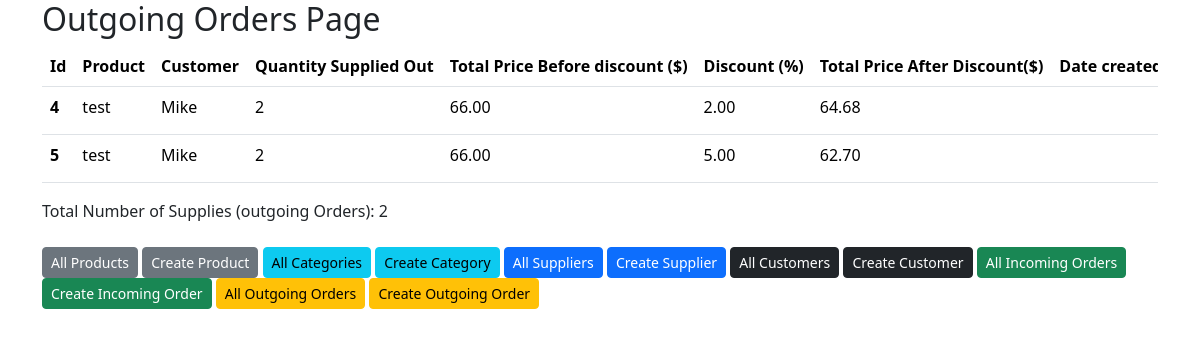
/orders/outgoing/, run on the app's committed database.
### orders/models.py (models this page shows, shortened)
class OutgoingOrder(models.Model):
    product = models.ForeignKey(Product, on_delete=models.CASCADE)
    customer = models.ForeignKey(Customer, on_delete=models.CASCADE)
    quantity_order = models.PositiveIntegerField(default=1)
    total_price_before_discount = models.DecimalField(
        max_digits=20, decimal_places=2, editable=False
    )
    discount = models.DecimalField(
        validators=[MinValueValidator(0), MaxValueValidator(100)],
        max_digits=5,
        decimal_places=2,
        default=0,
    )
    total_price_after_discount = models.DecimalField(
        max_digits=20, decimal_places=2, editable=False
    )
    order_date = models.DateTimeField(auto_now_add=True)

### products/models.py (models this page shows, shortened)
class Product(models.Model):
    name = models.CharField(max_length = 100)
    category = models.ForeignKey(Category, on_delete=models.CASCADE)
    available_quantity = models.PositiveIntegerField(default=0, editable=False)
    unit_price = models.DecimalField(decimal_places=2, default=0.00, max_digits=10)
    total_price = models.DecimalField(decimal_places=2, max_digits=20,editable=False)
    date_created = models.DateTimeField(auto_now_add=True)
    def __str__(self):
        return self.name

### customers/models.py (models this page shows, shortened)
class Customer(models.Model):
    first_name = models.CharField(max_length=100)
    last_name = models.CharField(max_length=100, null=True, blank=True)
    date_of_birth = models.DateField()
    email = models.EmailField(unique=True)
    phone_number = models.CharField(max_length=50)
    address = models.CharField(max_length=150)
    date_created = models.DateTimeField(auto_now_add=True)
    def __str__(self):
        return self.first_name

### orders/views.py (the view)
# urls.py: path('outgoing/', view=OutgoingOrderListView.as_view(), name="list_outgoing_orders"),
class OutgoingOrderListView(ListView):
    model = OutgoingOrder
    context_object_name = "outgoing_orders"
    template_name = 'orders/outgoing/list_orders.html'

### templates/orders/outgoing/list_orders.html (shortened to what this page needs)
{% extends "base.html" %}
{% block content %}
{% if outgoing_orders %}
<marquee behavior="" direction=""><h2>Outgoing Orders Page</h2></marquee>
<div class="product-wrapper overflow-x-auto">
    <table class="table table-hover ">
   <thead>
    <tr>
     <th scope="col">Id</th>
      <th scope="col">Product</th>
      <th scope="col">Customer</th>
      <th scope="col" class="text-nowrap">Quantity Supplied Out</th>
      <th scope="col" class="text-nowrap">Total Price Before discount ($)</th>
      <th scope="col" class="text-nowrap">Discount (%)</th>
      <th scope="col" class="text-nowrap">Total Price After Discount($)</th>
      <th scope="col" class="text-nowrap">Date created</th>
    </tr>
   </thead>
   <tbody>
    {% for order in outgoing_orders %}
    <tr>
      <th scope="row">{{order.id}}</th>
      <td class="text-nowrap">{{order.product}}</td>
      <td class="text-nowrap">{{order.customer}}</td>
      <td class="text-nowrap">{{order.quantity_order}}</td>
      <td class="text-nowrap">{{order.total_price_before_discount}}</td>
      <td class="text-nowrap">{{order.discount}}</td>
      <td class="text-nowrap">{{order.total_price_after_discount}}</td>
      <td class="text-nowrap">{{order.ordered_date|date:"D, d M Y"}}</td>
    </tr>
    {% endfor %}
    </tbody>
    </table>
</div>
<div class="success">Total Number of Supplies (outgoing Orders): {{outgoing_orders|length}}</div>
{% else %}
<div class="isempty">
    <h2>Oops!</h2>
    No any outgoing order here!
</div>
{% endif %}
{% endblock content %}

### data on the page
OutgoingOrder: id "4", product "test", customer "Mike", quantity_order "2", total_price_before_discount "66.00", discount "2.00", total_price_after_discount "64.68"
OutgoingOrder: id "5", product "test", customer "Mike", quantity_order "2", total_price_before_discount "66.00", discount "5.00", total_price_after_discount "62.70"

### other printed values
{{ outgoing_orders|length }} "2"
